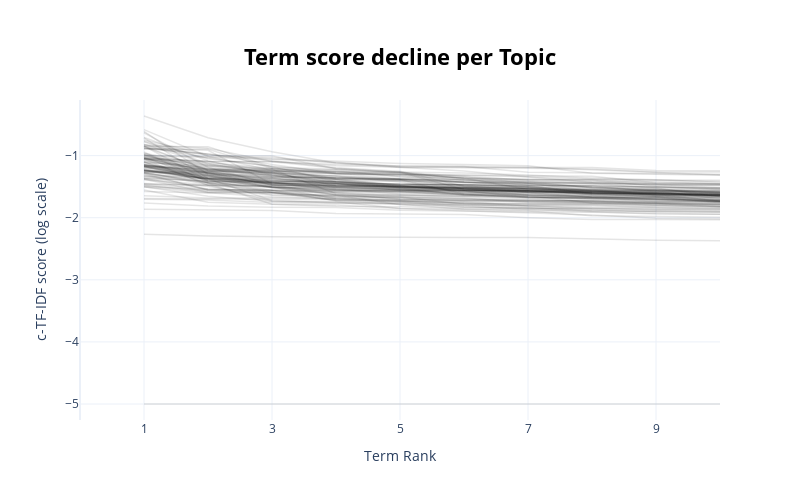

Notebook source saved alongside this figure:
### Code cell
model.visualize_term_rank(log_scale=True)

### Figure 1 — Plotly figure (JSON) as saved in the notebook; plotly's stock layout.template omitted (floating-point values rounded to 4 significant figures)
{"data": [{"hovertext": "<b>Topic -1</b>:god_like_know_just_don_use_people_", "line": {"color": "black", "width": 1.5}, "mode": "lines+lines", "name": "", "opacity": 0.1, "type": "scatter", "x": [1, 2, 3, 4, 5, 6, 7, 8, 9, 10], "y": [-2.268, -2.295, -2.307, -2.313, -2.313, -2.318, -2.318, -2.338, -2.363, -2.37]}, {"hovertext": "<b>Topic 0</b>:disease_patients_medical_health_doc", "line": {"color": "black", "width": 1.5}, "mode": "lines+lines", "name": "", "opacity": 0.1, "type": "scatter", "x": [1, 2, 3, 4, 5, 6, 7, 8, 9, 10], "y": [-1.862, -1.871, -1.882, -1.933, -1.945, -1.949, -1.999, -2.027, -2.028, -2.033]}, {"hovertext": "<b>Topic 1</b>:team_game_25_hockey_55_season_pit_p", "line": {"color": "black", "width": 1.5}, "mode": "lines+lines", "name": "", "opacity": 0.1, "type": "scatter", "x": [1, 2, 3, 4, 5, 6, 7, 8, 9, 10], "y": [-1.761, -1.812, -1.831, -1.835, -1.879, -1.897, -1.908, -1.912, -1.926, -1.945]}, {"hovertext": "<b>Topic 2</b>:year_game_baseball_hit_team_players", "line": {"color": "black", "width": 1.5}, "mode": "lines+lines", "name": "", "opacity": 0.1, "type": "scatter", "x": [1, 2, 3, 4, 5, 6, 7, 8, 9, 10], "y": [-1.701, -1.715, -1.754, -1.769, -1.783, -1.825, -1.846, -1.872, -1.907, -1.911]}, {"hovertext": "<b>Topic 3</b>:key_encryption_clipper_chip_keys_go", "line": {"color": "black", "width": 1.5}, "mode": "lines+lines", "name": "", "opacity": 0.1, "type": "scatter", "x": [1, 2, 3, 4, 5, 6, 7, 8, 9, 10], "y": [-1.504, -1.596, -1.668, -1.699, -1.747, -1.831, -1.843, -1.844, -1.85, -1.859]}, {"hovertext": "<b>Topic 4</b>:israel_israeli_arab_jews_war_jewish", "line": {"color": "black", "width": 1.5}, "mode": "lines+lines", "name": "", "opacity": 0.1, "type": "scatter", "x": [1, 2, 3, 4, 5, 6, 7, 8, 9, 10], "y": [-1.502, -1.654, -1.736, -1.741, -1.851, -1.863, -1.892, -1.97, -1.981, -1.992]}, {"hovertext": "<b>Topic 5</b>:fbi_batf_koresh_compound_gas_waco_a", "line": {"color": "black", "width": 1.5}, "mode": "lines+lines", "name": "", "opacity": 0.1, "type": "scatter", "x": [1, 2, 3, 4, 5, 6, 7, 8, 9, 10], "y": [-1.498, -1.551, -1.56, -1.727, -1.784, -1.863, -1.874, -1.884, -1.89, -1.906]}, {"hovertext": "<b>Topic 6</b>:_________", "line": {"color": "black", "width": 1.5}, "mode": "lines+lines", "name": "", "opacity": 0.1, "type": "scatter", "x": [1, 2, 3, 4, 5, 6, 7, 8, 9, 10], "y": [-5, -5, -5, -5, -5, -5, -5, -5, -5, -5]}, {"hovertext": "<b>Topic 7</b>:sale_condition_audio_offer_shipping", "line": {"color": "black", "width": 1.5}, "mode": "lines+lines", "name": "", "opacity": 0.1, "type": "scatter", "x": [1, 2, 3, 4, 5, 6, 7, 8, 9, 10], "y": [-1.648, -1.683, -1.683, -1.687, -1.725, -1.766, -1.782, -1.784, -1.805, -1.825]}, {"hovertext": "<b>Topic 8</b>:car_engine_ford_cars_mustang_gt_con", "line": {"color": "black", "width": 1.5}, "mode": "lines+lines", "name": "", "opacity": 0.1, "type": "scatter", "x": [1, 2, 3, 4, 5, 6, 7, 8, 9, 10], "y": [-1.382, -1.588, -1.591, -1.597, -1.668, -1.781, -1.835, -1.891, -1.896, -1.905]}, {"hovertext": "<b>Topic 9</b>:printer_print_hp_deskjet_printers_l", "line": {"color": "black", "width": 1.5}, "mode": "lines+lines", "name": "", "opacity": 0.1, "type": "scatter", "x": [1, 2, 3, 4, 5, 6, 7, 8, 9, 10], "y": [-1.049, -1.324, -1.449, -1.469, -1.49, -1.507, -1.511, -1.604, -1.63, -1.635]}, {"hovertext": "<b>Topic 10</b>:list_request_mail_com_send_request", "line": {"color": "black", "width": 1.5}, "mode": "lines+lines", "name": "", "opacity": 0.1, "type": "scatter", "x": [1, 2, 3, 4, 5, 6, 7, 8, 9, 10], "y": [-1.267, -1.285, -1.411, -1.412, -1.415, -1.43, -1.464, -1.512, -1.538, -1.599]}, {"hovertext": "<b>Topic 11</b>:card_drivers_video_vesa_diamond_at", "line": {"color": "black", "width": 1.5}, "mode": "lines+lines", "name": "", "opacity": 0.1, "type": "scatter", "x": [1, 2, 3, 4, 5, 6, 7, 8, 9, 10], "y": [-1.161, -1.31, -1.462, -1.509, -1.544, -1.549, -1.551, -1.558, -1.568, -1.698]}, {"hovertext": "<b>Topic 12</b>:drive_drives_slave_ide_disk_master", "line": {"color": "black", "width": 1.5}, "mode": "lines+lines", "name": "", "opacity": 0.1, "type": "scatter", "x": [1, 2, 3, 4, 5, 6, 7, 8, 9, 10], "y": [-1.024, -1.408, -1.439, -1.506, -1.51, -1.541, -1.564, -1.571, -1.6, -1.628]}, {"hovertext": "<b>Topic 13</b>:atheists_god_atheism_belief_atheis", "line": {"color": "black", "width": 1.5}, "mode": "lines+lines", "name": "", "opacity": 0.1, "type": "scatter", "x": [1, 2, 3, 4, 5, 6, 7, 8, 9, 10], "y": [-1.36, -1.414, -1.432, -1.561, -1.586, -1.587, -1.638, -1.641, -1.651, -1.72]}, {"hovertext": "<b>Topic 14</b>:lib_ndet_loop_x11r5_libxmu_usr_err", "line": {"color": "black", "width": 1.5}, "mode": "lines+lines", "name": "", "opacity": 0.1, "type": "scatter", "x": [1, 2, 3, 4, 5, 6, 7, 8, 9, 10], "y": [-1.305, -1.547, -1.548, -1.556, -1.56, -1.565, -1.569, -1.59, -1.597, -1.631]}, {"hovertext": "<b>Topic 15</b>:espn_game_hockey_abc_games_basebal", "line": {"color": "black", "width": 1.5}, "mode": "lines+lines", "name": "", "opacity": 0.1, "type": "scatter", "x": [1, 2, 3, 4, 5, 6, 7, 8, 9, 10], "y": [-1.06, -1.201, -1.321, -1.38, -1.391, -1.434, -1.444, -1.568, -1.599, -1.655]}, {"hovertext": "<b>Topic 16</b>:mhz_clock_fpu_speed_cpu_040_proces", "line": {"color": "black", "width": 1.5}, "mode": "lines+lines", "name": "", "opacity": 0.1, "type": "scatter", "x": [1, 2, 3, 4, 5, 6, 7, 8, 9, 10], "y": [-1.197, -1.318, -1.361, -1.468, -1.484, -1.566, -1.63, -1.671, -1.672, -1.702]}, {"hovertext": "<b>Topic 17</b>:windows_dos_memory_allocation_swap", "line": {"color": "black", "width": 1.5}, "mode": "lines+lines", "name": "", "opacity": 0.1, "type": "scatter", "x": [1, 2, 3, 4, 5, 6, 7, 8, 9, 10], "y": [-1.24, -1.373, -1.518, -1.549, -1.583, -1.643, -1.673, -1.679, -1.707, -1.722]}, {"hovertext": "<b>Topic 18</b>:flame_joke_group_knepper_post_don_", "line": {"color": "black", "width": 1.5}, "mode": "lines+lines", "name": "", "opacity": 0.1, "type": "scatter", "x": [1, 2, 3, 4, 5, 6, 7, 8, 9, 10], "y": [-1.554, -1.75, -1.782, -1.814, -1.823, -1.843, -1.85, -1.851, -1.872, -1.878]}, {"hovertext": "<b>Topic 19</b>:lane_cop_bike_car_traffic_driving_", "line": {"color": "black", "width": 1.5}, "mode": "lines+lines", "name": "", "opacity": 0.1, "type": "scatter", "x": [1, 2, 3, 4, 5, 6, 7, 8, 9, 10], "y": [-1.477, -1.565, -1.598, -1.65, -1.656, -1.686, -1.749, -1.764, -1.766, -1.777]}, {"hovertext": "<b>Topic 20</b>:modem_modems_fax_dtr_pin_cts_seria", "line": {"color": "black", "width": 1.5}, "mode": "lines+lines", "name": "", "opacity": 0.1, "type": "scatter", "x": [1, 2, 3, 4, 5, 6, 7, 8, 9, 10], "y": [-1.054, -1.479, -1.558, -1.678, -1.709, -1.709, -1.713, -1.724, -1.747, -1.748]}, {"hovertext": "<b>Topic 21</b>:jpeg_gif_image_format_cx_c__file_i", "line": {"color": "black", "width": 1.5}, "mode": "lines+lines", "name": "", "opacity": 0.1, "type": "scatter", "x": [1, 2, 3, 4, 5, 6, 7, 8, 9, 10], "y": [-1.103, -1.366, -1.513, -1.579, -1.579, -1.629, -1.63, -1.675, -1.677, -1.739]}, {"hovertext": "<b>Topic 22</b>:moral_objective_morality_immoral_m", "line": {"color": "black", "width": 1.5}, "mode": "lines+lines", "name": "", "opacity": 0.1, "type": "scatter", "x": [1, 2, 3, 4, 5, 6, 7, 8, 9, 10], "y": [-1.184, -1.217, -1.218, -1.614, -1.7, -1.715, -1.723, -1.725, -1.749, -1.753]}, {"hovertext": "<b>Topic 23</b>:monitor_vga_monitors_sync_horizont", "line": {"color": "black", "width": 1.5}, "mode": "lines+lines", "name": "", "opacity": 0.1, "type": "scatter", "x": [1, 2, 3, 4, 5, 6, 7, 8, 9, 10], "y": [-1.04, -1.255, -1.399, -1.444, -1.49, -1.517, -1.531, -1.588, -1.625, -1.634]}, {"hovertext": "<b>Topic 24</b>:window_widget_event_null_applicati", "line": {"color": "black", "width": 1.5}, "mode": "lines+lines", "name": "", "opacity": 0.1, "type": "scatter", "x": [1, 2, 3, 4, 5, 6, 7, 8, 9, 10], "y": [-1.153, -1.395, -1.591, -1.667, -1.672, -1.705, -1.727, -1.734, -1.772, -1.809]}, {"hovertext": "<b>Topic 25</b>:armenian_armenians_genocide_turkis", "line": {"color": "black", "width": 1.5}, "mode": "lines+lines", "name": "", "opacity": 0.1, "type": "scatter", "x": [1, 2, 3, 4, 5, 6, 7, 8, 9, 10], "y": [-1.328, -1.441, -1.629, -1.637, -1.79, -1.793, -1.796, -1.8, -1.836, -1.843]}, {"hovertext": "<b>Topic 26</b>:windows_os_nt_ms_dos_apps_unix_mic", "line": {"color": "black", "width": 1.5}, "mode": "lines+lines", "name": "", "opacity": 0.1, "type": "scatter", "x": [1, 2, 3, 4, 5, 6, 7, 8, 9, 10], "y": [-1.116, -1.162, -1.267, -1.489, -1.523, -1.532, -1.633, -1.65, -1.707, -1.745]}, {"hovertext": "<b>Topic 27</b>:drive_meg_sale_ram_serial_card_00_", "line": {"color": "black", "width": 1.5}, "mode": "lines+lines", "name": "", "opacity": 0.1, "type": "scatter", "x": [1, 2, 3, 4, 5, 6, 7, 8, 9, 10], "y": [-1.369, -1.537, -1.564, -1.567, -1.581, -1.605, -1.618, -1.628, -1.662, -1.715]}, {"hovertext": "<b>Topic 28</b>:scsi_ide_bus_controller_isa_sec_dr", "line": {"color": "black", "width": 1.5}, "mode": "lines+lines", "name": "", "opacity": 0.1, "type": "scatter", "x": [1, 2, 3, 4, 5, 6, 7, 8, 9, 10], "y": [-0.707, -1.082, -1.31, -1.362, -1.375, -1.429, -1.471, -1.49, -1.581, -1.598]}, {"hovertext": "<b>Topic 29</b>:gun_guns_weapons_crime_000_weapon_", "line": {"color": "black", "width": 1.5}, "mode": "lines+lines", "name": "", "opacity": 0.1, "type": "scatter", "x": [1, 2, 3, 4, 5, 6, 7, 8, 9, 10], "y": [-1.293, -1.372, -1.721, -1.762, -1.763, -1.794, -1.806, -1.814, -1.817, -1.82]}, {"hovertext": "<b>Topic 30</b>:den_p3_p1_p2_points_polygon_radius", "line": {"color": "black", "width": 1.5}, "mode": "lines+lines", "name": "", "opacity": 0.1, "type": "scatter", "x": [1, 2, 3, 4, 5, 6, 7, 8, 9, 10], "y": [-1.364, -1.405, -1.413, -1.419, -1.469, -1.485, -1.529, -1.565, -1.565, -1.586]}, {"hovertext": "<b>Topic 31</b>:space_moon_nasa_station_launch_ast", "line": {"color": "black", "width": 1.5}, "mode": "lines+lines", "name": "", "opacity": 0.1, "type": "scatter", "x": [1, 2, 3, 4, 5, 6, 7, 8, 9, 10], "y": [-1.476, -1.587, -1.595, -1.694, -1.714, -1.725, -1.748, -1.759, -1.77, -1.777]}, {"hovertext": "<b>Topic 32</b>:ftp_graphics_file_pub_edu_data_128", "line": {"color": "black", "width": 1.5}, "mode": "lines+lines", "name": "", "opacity": 0.1, "type": "scatter", "x": [1, 2, 3, 4, 5, 6, 7, 8, 9, 10], "y": [-1.692, -1.697, -1.71, -1.711, -1.729, -1.808, -1.866, -1.899, -1.938, -1.946]}, {"hovertext": "<b>Topic 33</b>:kinsey_men_sex_gay_homosexual_sexu", "line": {"color": "black", "width": 1.5}, "mode": "lines+lines", "name": "", "opacity": 0.1, "type": "scatter", "x": [1, 2, 3, 4, 5, 6, 7, 8, 9, 10], "y": [-1.159, -1.242, -1.243, -1.261, -1.297, -1.362, -1.547, -1.549, -1.566, -1.578]}, {"hovertext": "<b>Topic 34</b>:car_miles_condition_000_fm_excelle", "line": {"color": "black", "width": 1.5}, "mode": "lines+lines", "name": "", "opacity": 0.1, "type": "scatter", "x": [1, 2, 3, 4, 5, 6, 7, 8, 9, 10], "y": [-1.264, -1.32, -1.511, -1.636, -1.644, -1.648, -1.658, -1.665, -1.668, -1.675]}, {"hovertext": "<b>Topic 35</b>:simms_simm_ram_vram_memory_dram_me", "line": {"color": "black", "width": 1.5}, "mode": "lines+lines", "name": "", "opacity": 0.1, "type": "scatter", "x": [1, 2, 3, 4, 5, 6, 7, 8, 9, 10], "y": [-0.7774, -1.125, -1.3, -1.324, -1.382, -1.42, -1.508, -1.603, -1.615, -1.646]}, {"hovertext": "<b>Topic 36</b>:number_phone_dial_bbs_800_al_617_l", "line": {"color": "black", "width": 1.5}, "mode": "lines+lines", "name": "", "opacity": 0.1, "type": "scatter", "x": [1, 2, 3, 4, 5, 6, 7, 8, 9, 10], "y": [-1.048, -1.147, -1.218, -1.377, -1.379, -1.485, -1.565, -1.569, -1.604, -1.638]}, {"hovertext": "<b>Topic 37</b>:helmet_passenger_bike_ride_jacket_", "line": {"color": "black", "width": 1.5}, "mode": "lines+lines", "name": "", "opacity": 0.1, "type": "scatter", "x": [1, 2, 3, 4, 5, 6, 7, 8, 9, 10], "y": [-1.101, -1.411, -1.424, -1.541, -1.567, -1.57, -1.652, -1.689, -1.7, -1.727]}, {"hovertext": "<b>Topic 38</b>:books_jesus_text_scripture_canon_b", "line": {"color": "black", "width": 1.5}, "mode": "lines+lines", "name": "", "opacity": 0.1, "type": "scatter", "x": [1, 2, 3, 4, 5, 6, 7, 8, 9, 10], "y": [-1.578, -1.6, -1.61, -1.636, -1.684, -1.723, -1.743, -1.754, -1.794, -1.797]}, {"hovertext": "<b>Topic 39</b>:wax_ear_paint_plastic_chain_car_me", "line": {"color": "black", "width": 1.5}, "mode": "lines+lines", "name": "", "opacity": 0.1, "type": "scatter", "x": [1, 2, 3, 4, 5, 6, 7, 8, 9, 10], "y": [-1.009, -1.302, -1.309, -1.523, -1.543, -1.565, -1.581, -1.581, -1.601, -1.609]}, {"hovertext": "<b>Topic 40</b>:games_sega_genesis_snes_cd_game_sa", "line": {"color": "black", "width": 1.5}, "mode": "lines+lines", "name": "", "opacity": 0.1, "type": "scatter", "x": [1, 2, 3, 4, 5, 6, 7, 8, 9, 10], "y": [-1.048, -1.094, -1.253, -1.291, -1.307, -1.39, -1.477, -1.477, -1.503, -1.537]}, {"hovertext": "<b>Topic 41</b>:font_fonts_truetype_tt_atm_windows", "line": {"color": "black", "width": 1.5}, "mode": "lines+lines", "name": "", "opacity": 0.1, "type": "scatter", "x": [1, 2, 3, 4, 5, 6, 7, 8, 9, 10], "y": [-0.8516, -0.8553, -1.186, -1.22, -1.283, -1.346, -1.439, -1.449, -1.522, -1.663]}, {"hovertext": "<b>Topic 42</b>:militia_amendment_constitution_arm", "line": {"color": "black", "width": 1.5}, "mode": "lines+lines", "name": "", "opacity": 0.1, "type": "scatter", "x": [1, 2, 3, 4, 5, 6, 7, 8, 9, 10], "y": [-1.166, -1.295, -1.364, -1.428, -1.455, -1.466, -1.481, -1.613, -1.647, -1.647]}, {"hovertext": "<b>Topic 43</b>:sleeve_picture_promo_45_sale_conta", "line": {"color": "black", "width": 1.5}, "mode": "lines+lines", "name": "", "opacity": 0.1, "type": "scatter", "x": [1, 2, 3, 4, 5, 6, 7, 8, 9, 10], "y": [-1.149, -1.275, -1.377, -1.396, -1.508, -1.515, -1.519, -1.532, -1.545, -1.62]}, {"hovertext": "<b>Topic 44</b>:sky_advertising_space_billboard_bi", "line": {"color": "black", "width": 1.5}, "mode": "lines+lines", "name": "", "opacity": 0.1, "type": "scatter", "x": [1, 2, 3, 4, 5, 6, 7, 8, 9, 10], "y": [-1.229, -1.369, -1.434, -1.495, -1.512, -1.524, -1.567, -1.616, -1.655, -1.679]}, {"hovertext": "<b>Topic 45</b>:3d_animation_graphics_3ds_renderma", "line": {"color": "black", "width": 1.5}, "mode": "lines+lines", "name": "", "opacity": 0.1, "type": "scatter", "x": [1, 2, 3, 4, 5, 6, 7, 8, 9, 10], "y": [-1.174, -1.36, -1.425, -1.448, -1.562, -1.581, -1.585, -1.607, -1.624, -1.631]}, {"hovertext": "<b>Topic 46</b>:dpy_colormap_color_gc_visual_green", "line": {"color": "black", "width": 1.5}, "mode": "lines+lines", "name": "", "opacity": 0.1, "type": "scatter", "x": [1, 2, 3, 4, 5, 6, 7, 8, 9, 10], "y": [-1.168, -1.178, -1.325, -1.425, -1.46, -1.463, -1.495, -1.495, -1.513, -1.522]}, {"hovertext": "<b>Topic 47</b>:books_00_book_list_chemistry_95_pa", "line": {"color": "black", "width": 1.5}, "mode": "lines+lines", "name": "", "opacity": 0.1, "type": "scatter", "x": [1, 2, 3, 4, 5, 6, 7, 8, 9, 10], "y": [-1.226, -1.344, -1.415, -1.418, -1.504, -1.519, -1.525, -1.545, -1.632, -1.641]}, {"hovertext": "<b>Topic 48</b>:god_faith_shall_christ_romans_lord", "line": {"color": "black", "width": 1.5}, "mode": "lines+lines", "name": "", "opacity": 0.1, "type": "scatter", "x": [1, 2, 3, 4, 5, 6, 7, 8, 9, 10], "y": [-1.137, -1.355, -1.401, -1.451, -1.507, -1.523, -1.559, -1.575, -1.584, -1.59]}, {"hovertext": "<b>Topic 49</b>:islam_rushdie_qur_muslim_religion_", "line": {"color": "black", "width": 1.5}, "mode": "lines+lines", "name": "", "opacity": 0.1, "type": "scatter", "x": [1, 2, 3, 4, 5, 6, 7, 8, 9, 10], "y": [-1.148, -1.28, -1.438, -1.491, -1.499, -1.565, -1.567, -1.621, -1.623, -1.737]}, {"hovertext": "<b>Topic 50</b>:probe_mission_orbit_spacecraft_pro", "line": {"color": "black", "width": 1.5}, "mode": "lines+lines", "name": "", "opacity": 0.1, "type": "scatter", "x": [1, 2, 3, 4, 5, 6, 7, 8, 9, 10], "y": [-1.375, -1.474, -1.477, -1.489, -1.495, -1.519, -1.561, -1.572, -1.6, -1.611]}, {"hovertext": "<b>Topic 51</b>:uv_leds_blue_light_led_ir_green_bu", "line": {"color": "black", "width": 1.5}, "mode": "lines+lines", "name": "", "opacity": 0.1, "type": "scatter", "x": [1, 2, 3, 4, 5, 6, 7, 8, 9, 10], "y": [-1.147, -1.25, -1.273, -1.334, -1.424, -1.596, -1.597, -1.634, -1.639, -1.673]}, {"hovertext": "<b>Topic 52</b>:copy_protection_program_software_d", "line": {"color": "black", "width": 1.5}, "mode": "lines+lines", "name": "", "opacity": 0.1, "type": "scatter", "x": [1, 2, 3, 4, 5, 6, 7, 8, 9, 10], "y": [-1.171, -1.385, -1.505, -1.547, -1.561, -1.6, -1.603, -1.666, -1.667, -1.757]}, {"hovertext": "<b>Topic 53</b>:window_motif_manager_offers_xlib_x", "line": {"color": "black", "width": 1.5}, "mode": "lines+lines", "name": "", "opacity": 0.1, "type": "scatter", "x": [1, 2, 3, 4, 5, 6, 7, 8, 9, 10], "y": [-1.387, -1.496, -1.641, -1.658, -1.675, -1.691, -1.724, -1.73, -1.735, -1.743]}, {"hovertext": "<b>Topic 54</b>:hst_shuttle_mission_boost_orbit_om", "line": {"color": "black", "width": 1.5}, "mode": "lines+lines", "name": "", "opacity": 0.1, "type": "scatter", "x": [1, 2, 3, 4, 5, 6, 7, 8, 9, 10], "y": [-0.9651, -1.234, -1.234, -1.358, -1.397, -1.503, -1.536, -1.561, -1.641, -1.648]}, {"hovertext": "<b>Topic 55</b>:oort_cloud_gamma_grbs_distribution", "line": {"color": "black", "width": 1.5}, "mode": "lines+lines", "name": "", "opacity": 0.1, "type": "scatter", "x": [1, 2, 3, 4, 5, 6, 7, 8, 9, 10], "y": [-1.178, -1.328, -1.448, -1.458, -1.47, -1.478, -1.48, -1.485, -1.501, -1.543]}, {"hovertext": "<b>Topic 56</b>:homosexuality_homosexual_paul_bosw", "line": {"color": "black", "width": 1.5}, "mode": "lines+lines", "name": "", "opacity": 0.1, "type": "scatter", "x": [1, 2, 3, 4, 5, 6, 7, 8, 9, 10], "y": [-1.341, -1.373, -1.491, -1.592, -1.603, -1.618, -1.661, -1.678, -1.699, -1.73]}, {"hovertext": "<b>Topic 57</b>:mary_bernadette_maria_sin_priest_g", "line": {"color": "black", "width": 1.5}, "mode": "lines+lines", "name": "", "opacity": 0.1, "type": "scatter", "x": [1, 2, 3, 4, 5, 6, 7, 8, 9, 10], "y": [-0.9423, -1.432, -1.444, -1.457, -1.513, -1.558, -1.576, -1.599, -1.62, -1.624]}, {"hovertext": "<b>Topic 58</b>:hell_eternal_heaven_god_jesus_life", "line": {"color": "black", "width": 1.5}, "mode": "lines+lines", "name": "", "opacity": 0.1, "type": "scatter", "x": [1, 2, 3, 4, 5, 6, 7, 8, 9, 10], "y": [-1.044, -1.282, -1.474, -1.502, -1.55, -1.617, -1.647, -1.762, -1.772, -1.776]}, {"hovertext": "<b>Topic 59</b>:irq_port_interrupt_modem_ports_com", "line": {"color": "black", "width": 1.5}, "mode": "lines+lines", "name": "", "opacity": 0.1, "type": "scatter", "x": [1, 2, 3, 4, 5, 6, 7, 8, 9, 10], "y": [-1.013, -1.166, -1.206, -1.297, -1.308, -1.318, -1.342, -1.375, -1.395, -1.416]}, {"hovertext": "<b>Topic 60</b>:mouse_driver_ball_windows_mice_ser", "line": {"color": "black", "width": 1.5}, "mode": "lines+lines", "name": "", "opacity": 0.1, "type": "scatter", "x": [1, 2, 3, 4, 5, 6, 7, 8, 9, 10], "y": [-0.6108, -1.301, -1.481, -1.491, -1.494, -1.531, -1.588, -1.596, -1.628, -1.649]}, {"hovertext": "<b>Topic 61</b>:jesus_matthew_prophecy_messiah_pro", "line": {"color": "black", "width": 1.5}, "mode": "lines+lines", "name": "", "opacity": 0.1, "type": "scatter", "x": [1, 2, 3, 4, 5, 6, 7, 8, 9, 10], "y": [-1.272, -1.464, -1.498, -1.63, -1.703, -1.731, -1.731, -1.748, -1.754, -1.792]}, {"hovertext": "<b>Topic 62</b>:existence_evidence_exists_exist_go", "line": {"color": "black", "width": 1.5}, "mode": "lines+lines", "name": "", "opacity": 0.1, "type": "scatter", "x": [1, 2, 3, 4, 5, 6, 7, 8, 9, 10], "y": [-1.451, -1.542, -1.565, -1.566, -1.568, -1.571, -1.672, -1.699, -1.722, -1.743]}, {"hovertext": "<b>Topic 63</b>:penalty_death_cruel_punishment_mur", "line": {"color": "black", "width": 1.5}, "mode": "lines+lines", "name": "", "opacity": 0.1, "type": "scatter", "x": [1, 2, 3, 4, 5, 6, 7, 8, 9, 10], "y": [-1.236, -1.31, -1.345, -1.384, -1.405, -1.538, -1.591, -1.599, -1.611, -1.643]}, {"hovertext": "<b>Topic 64</b>:radar_detector_detectors_ka_valent", "line": {"color": "black", "width": 1.5}, "mode": "lines+lines", "name": "", "opacity": 0.1, "type": "scatter", "x": [1, 2, 3, 4, 5, 6, 7, 8, 9, 10], "y": [-0.8487, -1.037, -1.174, -1.422, -1.517, -1.635, -1.636, -1.658, -1.698, -1.71]}, {"hovertext": "<b>Topic 65</b>:greek_greece_turkish_greeks_cyprus", "line": {"color": "black", "width": 1.5}, "mode": "lines+lines", "name": "", "opacity": 0.1, "type": "scatter", "x": [1, 2, 3, 4, 5, 6, 7, 8, 9, 10], "y": [-1.082, -1.228, -1.318, -1.38, -1.477, -1.505, -1.6, -1.666, -1.688, -1.721]}, {"hovertext": "<b>Topic 66</b>:celp_voice_speech_dsp_compression_", "line": {"color": "black", "width": 1.5}, "mode": "lines+lines", "name": "", "opacity": 0.1, "type": "scatter", "x": [1, 2, 3, 4, 5, 6, 7, 8, 9, 10], "y": [-1.325, -1.344, -1.367, -1.447, -1.533, -1.631, -1.665, -1.675, -1.739, -1.74]}, {"hovertext": "<b>Topic 67</b>:conference_phigs_siggraph_1993_uni", "line": {"color": "black", "width": 1.5}, "mode": "lines+lines", "name": "", "opacity": 0.1, "type": "scatter", "x": [1, 2, 3, 4, 5, 6, 7, 8, 9, 10], "y": [-1.461, -1.475, -1.736, -1.755, -1.767, -1.775, -1.776, -1.783, -1.785, -1.788]}, {"hovertext": "<b>Topic 68</b>:science_methodology_scientific_rat", "line": {"color": "black", "width": 1.5}, "mode": "lines+lines", "name": "", "opacity": 0.1, "type": "scatter", "x": [1, 2, 3, 4, 5, 6, 7, 8, 9, 10], "y": [-1.284, -1.558, -1.589, -1.721, -1.737, -1.742, -1.811, -1.837, -1.839, -1.852]}, {"hovertext": "<b>Topic 69</b>:oil_drain_bolt_leaks_car_viscosity", "line": {"color": "black", "width": 1.5}, "mode": "lines+lines", "name": "", "opacity": 0.1, "type": "scatter", "x": [1, 2, 3, 4, 5, 6, 7, 8, 9, 10], "y": [-0.8422, -1.239, -1.433, -1.483, -1.489, -1.533, -1.557, -1.596, -1.607, -1.625]}, {"hovertext": "<b>Topic 70</b>:drugs_drug_cocaine_marijuana_lsd_g", "line": {"color": "black", "width": 1.5}, "mode": "lines+lines", "name": "", "opacity": 0.1, "type": "scatter", "x": [1, 2, 3, 4, 5, 6, 7, 8, 9, 10], "y": [-0.8831, -0.9133, -1.456, -1.531, -1.619, -1.625, -1.671, -1.678, -1.68, -1.692]}, {"hovertext": "<b>Topic 71</b>:battery_batteries_concrete_dischar", "line": {"color": "black", "width": 1.5}, "mode": "lines+lines", "name": "", "opacity": 0.1, "type": "scatter", "x": [1, 2, 3, 4, 5, 6, 7, 8, 9, 10], "y": [-0.7689, -1.049, -1.17, -1.263, -1.267, -1.366, -1.413, -1.448, -1.465, -1.513]}, {"hovertext": "<b>Topic 72</b>:tax_taxes_billion_deficit_clinton_", "line": {"color": "black", "width": 1.5}, "mode": "lines+lines", "name": "", "opacity": 0.1, "type": "scatter", "x": [1, 2, 3, 4, 5, 6, 7, 8, 9, 10], "y": [-1.143, -1.28, -1.293, -1.422, -1.465, -1.468, -1.495, -1.58, -1.61, -1.654]}, {"hovertext": "<b>Topic 73</b>:tickets_ticket_05pm_35pm_june_game", "line": {"color": "black", "width": 1.5}, "mode": "lines+lines", "name": "", "opacity": 0.1, "type": "scatter", "x": [1, 2, 3, 4, 5, 6, 7, 8, 9, 10], "y": [-0.8262, -0.9961, -1.001, -1.209, -1.266, -1.545, -1.573, -1.575, -1.579, -1.603]}, {"hovertext": "<b>Topic 74</b>:dog_dogs_bike_trained_chase_riding", "line": {"color": "black", "width": 1.5}, "mode": "lines+lines", "name": "", "opacity": 0.1, "type": "scatter", "x": [1, 2, 3, 4, 5, 6, 7, 8, 9, 10], "y": [-0.6313, -1.189, -1.469, -1.628, -1.63, -1.667, -1.698, -1.727, -1.771, -1.823]}, {"hovertext": "<b>Topic 75</b>:government_libertarians_libertaria", "line": {"color": "black", "width": 1.5}, "mode": "lines+lines", "name": "", "opacity": 0.1, "type": "scatter", "x": [1, 2, 3, 4, 5, 6, 7, 8, 9, 10], "y": [-1.28, -1.435, -1.505, -1.7, -1.724, -1.767, -1.816, -1.854, -1.871, -1.873]}, {"hovertext": "<b>Topic 76</b>:fan_cpu_heat_sink_fans_cooling_chi", "line": {"color": "black", "width": 1.5}, "mode": "lines+lines", "name": "", "opacity": 0.1, "type": "scatter", "x": [1, 2, 3, 4, 5, 6, 7, 8, 9, 10], "y": [-0.8787, -0.9732, -1.084, -1.195, -1.253, -1.494, -1.537, -1.63, -1.663, -1.665]}, {"hovertext": "<b>Topic 77</b>:gun_homicide_homicides_seattle_van", "line": {"color": "black", "width": 1.5}, "mode": "lines+lines", "name": "", "opacity": 0.1, "type": "scatter", "x": [1, 2, 3, 4, 5, 6, 7, 8, 9, 10], "y": [-1.22, -1.375, -1.435, -1.481, -1.498, -1.546, -1.568, -1.571, -1.572, -1.586]}, {"hovertext": "<b>Topic 78</b>:countersteering_bike_rider_turn_mo", "line": {"color": "black", "width": 1.5}, "mode": "lines+lines", "name": "", "opacity": 0.1, "type": "scatter", "x": [1, 2, 3, 4, 5, 6, 7, 8, 9, 10], "y": [-0.988, -1.271, -1.348, -1.363, -1.378, -1.412, -1.424, -1.438, -1.446, -1.451]}, {"hovertext": "<b>Topic 79</b>:cd_drive_rom_nec_toshiba_cd300_mul", "line": {"color": "black", "width": 1.5}, "mode": "lines+lines", "name": "", "opacity": 0.1, "type": "scatter", "x": [1, 2, 3, 4, 5, 6, 7, 8, 9, 10], "y": [-0.8623, -1.226, -1.255, -1.263, -1.271, -1.373, -1.388, -1.395, -1.495, -1.521]}, {"hovertext": "<b>Topic 80</b>:jim_context_articles_weiss_argumen", "line": {"color": "black", "width": 1.5}, "mode": "lines+lines", "name": "", "opacity": 0.1, "type": "scatter", "x": [1, 2, 3, 4, 5, 6, 7, 8, 9, 10], "y": [-1.256, -1.27, -1.472, -1.518, -1.544, -1.557, -1.573, -1.627, -1.632, -1.635]}, {"hovertext": "<b>Topic 81</b>:mjm_circuits_fm_mixer_receiver_rec", "line": {"color": "black", "width": 1.5}, "mode": "lines+lines", "name": "", "opacity": 0.1, "type": "scatter", "x": [1, 2, 3, 4, 5, 6, 7, 8, 9, 10], "y": [-1.249, -1.369, -1.381, -1.419, -1.482, -1.521, -1.539, -1.55, -1.552, -1.561]}, {"hovertext": "<b>Topic 82</b>:ham_interference_radio_amp_ampere_", "line": {"color": "black", "width": 1.5}, "mode": "lines+lines", "name": "", "opacity": 0.1, "type": "scatter", "x": [1, 2, 3, 4, 5, 6, 7, 8, 9, 10], "y": [-1.094, -1.211, -1.339, -1.353, -1.39, -1.472, -1.501, -1.568, -1.57, -1.586]}, {"hovertext": "<b>Topic 83</b>:water_steam_cooling_towers_plants_", "line": {"color": "black", "width": 1.5}, "mode": "lines+lines", "name": "", "opacity": 0.1, "type": "scatter", "x": [1, 2, 3, 4, 5, 6, 7, 8, 9, 10], "y": [-1.047, -1.092, -1.094, -1.161, -1.188, -1.247, -1.343, -1.428, -1.463, -1.483]}, {"hovertext": "<b>Topic 84</b>:deleted_stuff_blah_deletion_unsign", "line": {"color": "black", "width": 1.5}, "mode": "lines+lines", "name": "", "opacity": 0.1, "type": "scatter", "x": [1, 2, 3, 4, 5, 6, 7, 8, 9, 10], "y": [-0.3617, -0.7117, -0.937, -1.118, -1.193, -1.193, -1.193, -1.193, -1.24, -1.245]}, {"hovertext": "<b>Topic 85</b>:transmission_shifting_shift_clutch", "line": {"color": "black", "width": 1.5}, "mode": "lines+lines", "name": "", "opacity": 0.1, "type": "scatter", "x": [1, 2, 3, 4, 5, 6, 7, 8, 9, 10], "y": [-1.18, -1.215, -1.219, -1.227, -1.264, -1.28, -1.313, -1.36, -1.388, -1.429]}, {"hovertext": "<b>Topic 86</b>:kirlian_photography_leaf_pictures_", "line": {"color": "black", "width": 1.5}, "mode": "lines+lines", "name": "", "opacity": 0.1, "type": "scatter", "x": [1, 2, 3, 4, 5, 6, 7, 8, 9, 10], "y": [-0.8938, -0.8979, -1.205, -1.286, -1.29, -1.364, -1.385, -1.386, -1.39, -1.397]}, {"hovertext": "<b>Topic 87</b>:monitor_turn_power_computer_electr", "line": {"color": "black", "width": 1.5}, "mode": "lines+lines", "name": "", "opacity": 0.1, "type": "scatter", "x": [1, 2, 3, 4, 5, 6, 7, 8, 9, 10], "y": [-1.04, -1.241, -1.281, -1.284, -1.319, -1.395, -1.415, -1.516, -1.538, -1.542]}, {"hovertext": "<b>Topic 88</b>:room_kitchen_bedroom_summer_washer", "line": {"color": "black", "width": 1.5}, "mode": "lines+lines", "name": "", "opacity": 0.1, "type": "scatter", "x": [1, 2, 3, 4, 5, 6, 7, 8, 9, 10], "y": [-1.239, -1.382, -1.392, -1.442, -1.498, -1.499, -1.514, -1.545, -1.561, -1.566]}, {"hovertext": "<b>Topic 89</b>:maddi_hausmann_bolick_whirrr_nickn", "line": {"color": "black", "width": 1.5}, "mode": "lines+lines", "name": "", "opacity": 0.1, "type": "scatter", "x": [1, 2, 3, 4, 5, 6, 7, 8, 9, 10], "y": [-0.9998, -1.027, -1.057, -1.108, -1.182, -1.192, -1.21, -1.216, -1.262, -1.262]}, {"hovertext": "<b>Topic 90</b>:newsgroup_group_graphics_comp_grou", "line": {"color": "black", "width": 1.5}, "mode": "lines+lines", "name": "", "opacity": 0.1, "type": "scatter", "x": [1, 2, 3, 4, 5, 6, 7, 8, 9, 10], "y": [-1.2, -1.256, -1.278, -1.323, -1.375, -1.386, -1.438, -1.512, -1.553, -1.576]}, {"hovertext": "<b>Topic 91</b>:marriage_married_marry_ceremony_ma", "line": {"color": "black", "width": 1.5}, "mode": "lines+lines", "name": "", "opacity": 0.1, "type": "scatter", "x": [1, 2, 3, 4, 5, 6, 7, 8, 9, 10], "y": [-0.8181, -1.136, -1.274, -1.376, -1.487, -1.563, -1.586, -1.604, -1.604, -1.637]}, {"hovertext": "<b>Topic 92</b>:ax_max_g9v_b8f_a86_pl_145_1d9_34u_", "line": {"color": "black", "width": 1.5}, "mode": "lines+lines", "name": "", "opacity": 0.1, "type": "scatter", "x": [1, 2, 3, 4, 5, 6, 7, 8, 9, 10], "y": [-1.108, -1.448, -1.782, -1.795, -1.853, -1.888, -1.926, -1.955, -2.01, -2.015]}, {"hovertext": "<b>Topic 93</b>:zip_helpfiles_win3_windows_cica_de", "line": {"color": "black", "width": 1.5}, "mode": "lines+lines", "name": "", "opacity": 0.1, "type": "scatter", "x": [1, 2, 3, 4, 5, 6, 7, 8, 9, 10], "y": [-0.9967, -1.009, -1.239, -1.24, -1.335, -1.434, -1.447, -1.455, -1.46, -1.466]}, {"hovertext": "<b>Topic 94</b>:pds_nubus_bus_lc_slot_lciii_access", "line": {"color": "black", "width": 1.5}, "mode": "lines+lines", "name": "", "opacity": 0.1, "type": "scatter", "x": [1, 2, 3, 4, 5, 6, 7, 8, 9, 10], "y": [-0.8273, -0.8822, -1.095, -1.143, -1.166, -1.176, -1.266, -1.277, -1.295, -1.3]}, {"hovertext": "<b>Topic 95</b>:norton_shipping_disks_price_00_man", "line": {"color": "black", "width": 1.5}, "mode": "lines+lines", "name": "", "opacity": 0.1, "type": "scatter", "x": [1, 2, 3, 4, 5, 6, 7, 8, 9, 10], "y": [-1.448, -1.48, -1.499, -1.555, -1.557, -1.562, -1.566, -1.61, -1.619, -1.62]}, {"hovertext": "<b>Topic 96</b>:space_nasa_propulsion_telescope_pl", "line": {"color": "black", "width": 1.5}, "mode": "lines+lines", "name": "", "opacity": 0.1, "type": "scatter", "x": [1, 2, 3, 4, 5, 6, 7, 8, 9, 10], "y": [-1.272, -1.432, -1.597, -1.718, -1.742, -1.758, -1.771, -1.771, -1.793, -1.823]}, {"hovertext": "<b>Topic 97</b>:president_myers_stephanopoulos_mr_", "line": {"color": "black", "width": 1.5}, "mode": "lines+lines", "name": "", "opacity": 0.1, "type": "scatter", "x": [1, 2, 3, 4, 5, 6, 7, 8, 9, 10], "y": [-1.239, -1.258, -1.264, -1.363, -1.39, -1.623, -1.676, -1.689, -1.704, -1.731]}, {"hovertext": "<b>Topic 98</b>:00_50_1st_wolverine_comics_hulk_ap", "line": {"color": "black", "width": 1.5}, "mode": "lines+lines", "name": "", "opacity": 0.1, "type": "scatter", "x": [1, 2, 3, 4, 5, 6, 7, 8, 9, 10], "y": [-0.9872, -1.217, -1.247, -1.256, -1.346, -1.354, -1.384, -1.385, -1.451, -1.466]}, {"hovertext": "<b>Topic 99</b>:bike_bikes_750_zephyr_900ss_750ss_", "line": {"color": "black", "width": 1.5}, "mode": "lines+lines", "name": "", "opacity": 0.1, "type": "scatter", "x": [1, 2, 3, 4, 5, 6, 7, 8, 9, 10], "y": [-1.171, -1.435, -1.513, -1.52, -1.547, -1.559, -1.584, -1.603, -1.608, -1.617]}, {"hovertext": "<b>Topic 100</b>:revolver_semi_auto_gun_glock_krat", "line": {"color": "black", "width": 1.5}, "mode": "lines+lines", "name": "", "opacity": 0.1, "type": "scatter", "x": [1, 2, 3, 4, 5, 6, 7, 8, 9, 10], "y": [-1.063, -1.115, -1.202, -1.279, -1.304, -1.319, -1.323, -1.33, -1.436, -1.454]}, {"hovertext": "<b>Topic 101</b>:jehovah_elohim_lord_mcconkie_morm", "line": {"color": "black", "width": 1.5}, "mode": "lines+lines", "name": "", "opacity": 0.1, "type": "scatter", "x": [1, 2, 3, 4, 5, 6, 7, 8, 9, 10], "y": [-0.8831, -0.9739, -1.145, -1.288, -1.371, -1.43, -1.437, -1.438, -1.476, -1.476]}, {"hovertext": "<b>Topic 102</b>:insurance_geico_car_farm_accident", "line": {"color": "black", "width": 1.5}, "mode": "lines+lines", "name": "", "opacity": 0.1, "type": "scatter", "x": [1, 2, 3, 4, 5, 6, 7, 8, 9, 10], "y": [-0.9613, -1.151, -1.284, -1.445, -1.523, -1.551, -1.559, -1.602, -1.626, -1.65]}, {"hovertext": "<b>Topic 103</b>:homosexuals_clayton_associate_sex", "line": {"color": "black", "width": 1.5}, "mode": "lines+lines", "name": "", "opacity": 0.1, "type": "scatter", "x": [1, 2, 3, 4, 5, 6, 7, 8, 9, 10], "y": [-1.237, -1.366, -1.426, -1.435, -1.456, -1.466, -1.509, -1.515, -1.561, -1.567]}, {"hovertext": "<b>Topic 104</b>:motif_bindings_list_complient_cos", "line": {"color": "black", "width": 1.5}, "mode": "lines+lines", "name": "", "opacity": 0.1, "type": "scatter", "x": [1, 2, 3, 4, 5, 6, 7, 8, 9, 10], "y": [-0.7132, -1.364, -1.465, -1.48, -1.497, -1.529, -1.53, -1.593, -1.6, -1.616]}, {"hovertext": "<b>Topic 105</b>:wave_harley_bikers_waving_riders_", "line": {"color": "black", "width": 1.5}, "mode": "lines+lines", "name": "", "opacity": 0.1, "type": "scatter", "x": [1, 2, 3, 4, 5, 6, 7, 8, 9, 10], "y": [-0.7477, -0.9857, -1.052, -1.089, -1.126, -1.142, -1.162, -1.284, -1.305, -1.316]}, {"hovertext": "<b>Topic 106</b>:monitor_problem_screen_610_video_", "line": {"color": "black", "width": 1.5}, "mode": "lines+lines", "name": "", "opacity": 0.1, "type": "scatter", "x": [1, 2, 3, 4, 5, 6, 7, 8, 9, 10], "y": [-0.986, -1.282, -1.34, -1.351, -1.381, -1.388, -1.453, -1.502, -1.504, -1.523]}, {"hovertext": "<b>Topic 107</b>:hb_committee_sb_firearms_senate_d", "line": {"color": "black", "width": 1.5}, "mode": "lines+lines", "name": "", "opacity": 0.1, "type": "scatter", "x": [1, 2, 3, 4, 5, 6, 7, 8, 9, 10], "y": [-1.025, -1.094, -1.099, -1.202, -1.269, -1.337, -1.395, -1.417, -1.422, -1.453]}, {"hovertext": "<b>Topic 108</b>:keyboard_pc_datadesk_key_keyboard", "line": {"color": "black", "width": 1.5}, "mode": "lines+lines", "name": "", "opacity": 0.1, "type": "scatter", "x": [1, 2, 3, 4, 5, 6, 7, 8, 9, 10], "y": [-0.8446, -1.404, -1.558, -1.596, -1.636, -1.656, -1.683, -1.699, -1.713, -1.722]}, {"hovertext": "<b>Topic 109</b>:faq_apoylis_inode_thanks_poylishe", "line": {"color": "black", "width": 1.5}, "mode": "lines+lines", "name": "", "opacity": 0.1, "type": "scatter", "x": [1, 2, 3, 4, 5, 6, 7, 8, 9, 10], "y": [-0.5814, -1.012, -1.027, -1.117, -1.169, -1.172, -1.189, -1.228, -1.274, -1.313]}, {"hovertext": "<b>Topic 110</b>:african_black_white_dysfunction_k", "line": {"color": "black", "width": 1.5}, "mode": "lines+lines", "name": "", "opacity": 0.1, "type": "scatter", "x": [1, 2, 3, 4, 5, 6, 7, 8, 9, 10], "y": [-1.242, -1.332, -1.504, -1.519, -1.527, -1.536, -1.538, -1.554, -1.557, -1.6]}], "layout": {"height": 500, "hoverlabel": {"bgcolor": "white", "font": {"family": "Rockwell", "size": 16}}, "showlegend": false, "title": {"font": {"color": "Black", "size": 22}, "text": "<b>Term score decline per Topic</b>", "x": 0.5, "xanchor": "center", "y": 0.9, "yanchor": "top"}, "width": 800, "xaxis": {"dtick": 2, "range": [0, 10], "tick0": 1, "title": {"text": "Term Rank"}}, "yaxis": {"title": {"text": "c-TF-IDF score (log scale)"}}}}
